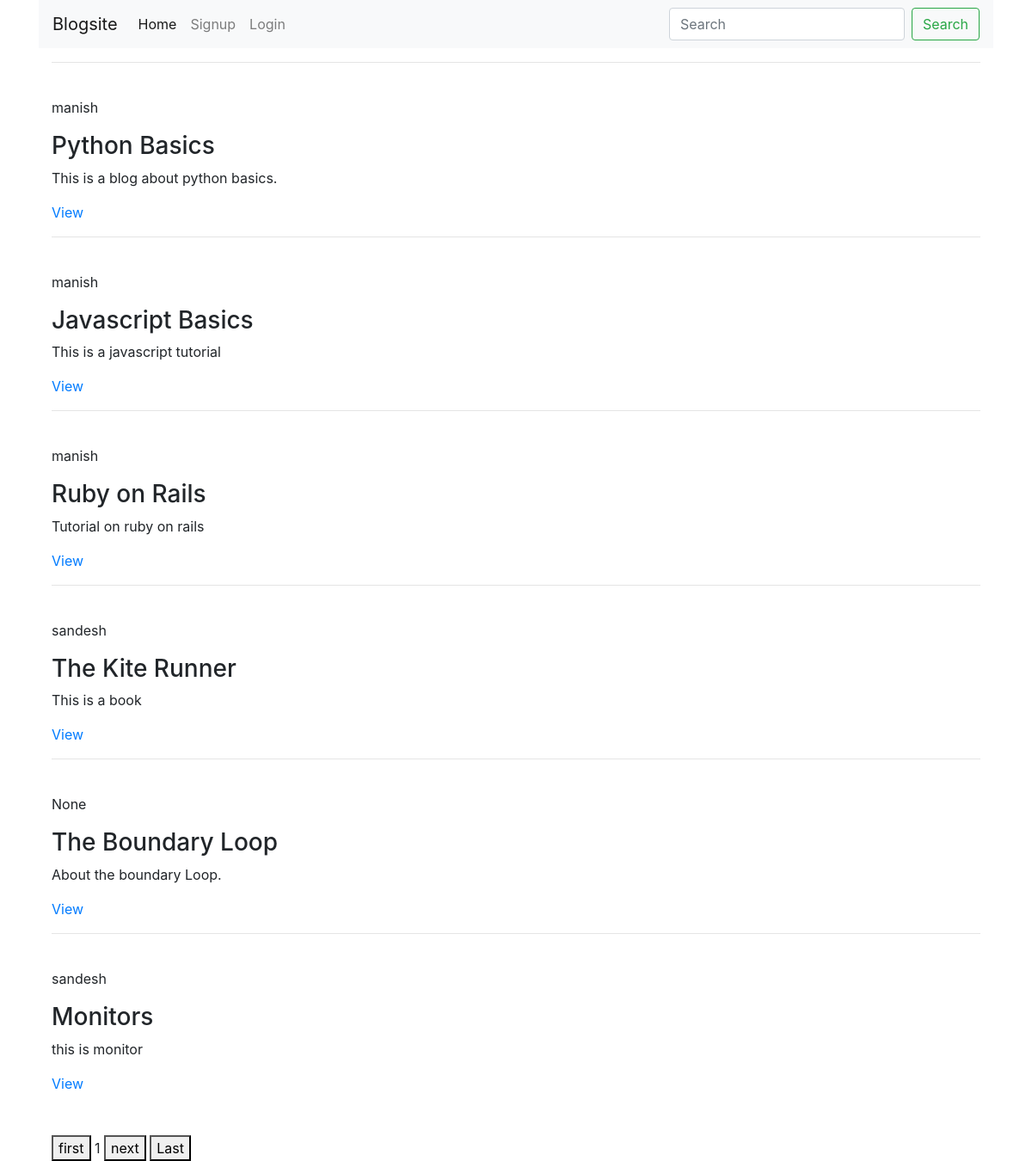
/, run on an earlier commit of the app's database.
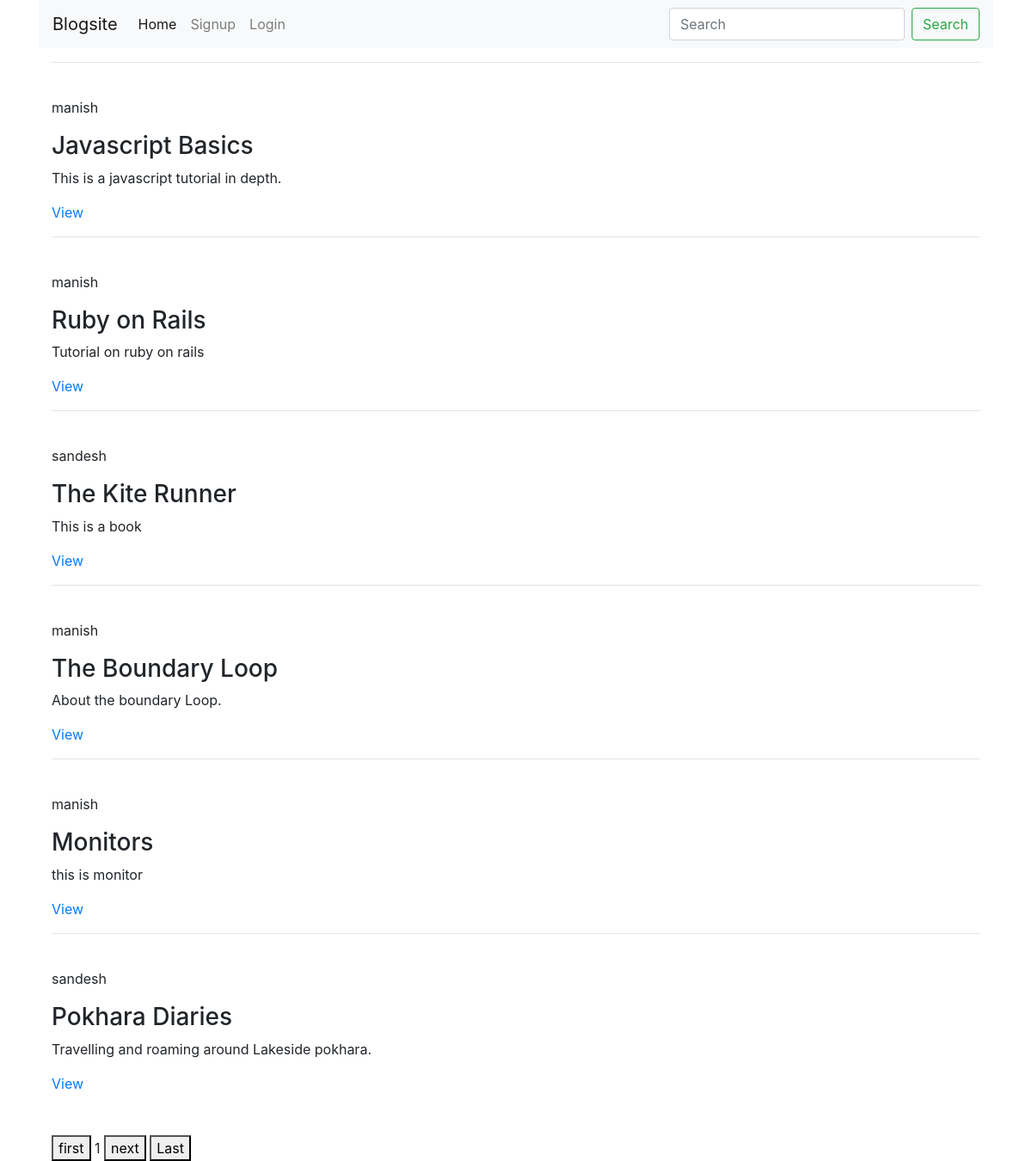
And on a later commit of the database.
### posts/models.py (models this page shows, shortened)
class Post(models.Model):
    title = models.CharField(max_length=100)
    content = models.TextField()
    published_date = models.DateTimeField(auto_now=True)
    category = models.ForeignKey(Category, on_delete=models.CASCADE, null=True)
    user = models.ForeignKey(User,on_delete=models.CASCADE,null=True,blank=True)
    slug = models.SlugField(null=True, unique=True)

### posts/views.py (the view)
# urls.py: path("",views.blogs,name="blogs"),
def blogs(request):
    blogs = Post.objects.all()
    paginator = Paginator(blogs, 5)
    page_number = request.GET.get('page')
    page_obj = paginator.get_page(page_number)
    data = {'blogs':blogs, 'page_obj': page_obj}
    return render(request,'blogs.html',data)

### templates/blogs.html (shortened to what this page needs)
{% extends 'base.html' %}
{% load static %}
{% block content %}
<main>
	<div class="container">
		{% for blog in blogs %}
			<div>
				<hr>
				<br>
				<p>{{ blog.user }}</p>
				<h3>{{blog.title}}</h3>
				<p>{{blog.content}}</p>
				<a href="{% url 'blog_details' blog.slug %}">View</a>
			</div>
			{% endfor %}
				<br>
				<br>
			<div class="pagination">
				<span class="step-links">
					{% if page_obj.has_next %}
						<a href="?page=1"> <button>first</button></a>
						<span class="current">
							{{ page_obj.number }}
						</span>
						<a href="?page={{ page_obj.next_page_number }}"><button>next</button></a>
						<a href="?page={{ page_obj.paginator.num_pages }}"><button>Last</button></a>
					{% endif %}
				</span>
			</div>
	</div>
</main>
{% endblock %}

### templates/base.html (shortened to what this page needs)
<!DOCTYPE html>
<html lang="en">
	<head>
		<link
			rel="stylesheet"
			href="https://cdn.jsdelivr.net/npm/bootstrap@4.3.1/dist/css/bootstrap.min.css"
		/>
	</head>
	<div class="container">
		<nav class="navbar navbar-expand-lg navbar-light bg-light position-sticky">
			<a class="navbar-brand" href="#">Blogsite</a>
			<div class="collapse navbar-collapse" id="navbarTogglerDemo03">
				<ul class="navbar-nav mr-auto mt-2 mt-lg-0">
					<li class="nav-item active">
						<a class="nav-link" href="{% url 'blogs' %}">Home </a>
					</li>
					{% if user.is_authenticated %}
					<li class="nav-item">
						<a class="nav-link" href="{%url 'dashboard'%}">Dashboard</a>
					</li>
					<li class="nav-item">
						<a class="nav-link" href="{%url 'logout'%}">Logout</a>
					</li>
					<li class="nav-item">
						<a class="nav-link" href="{%url 'profile'%}">Profile</a>
					</li>
					{% else %}
					<li class="nav-item">
						<a class="nav-link" href="{%url 'signup'%}">Signup</a>
					</li>
					<li class="nav-item">
						<a class="nav-link" href="{%url 'login'%}">Login</a>
					</li>
					{% endif %}
				</ul>
				<form
					method="GET"
					action="{% url 'search' %}"
					class="form-inline my-2 my-lg-0"
				>
					<input
						class="form-control mr-sm-2"
						type="search"
						placeholder="Search"
						aria-label="Search"
						name="keyword"
					/>
					<button class="btn btn-outline-success my-2 my-sm-0" type="submit">
						Search
					</button>
				</form>
			</div>
		</nav>
		<div>{% block content %} {% endblock %}</div>
	</div>
</html>

What changed in the data, as far as the page shows it:
removed Post: user "manish", title "Python Basics", content "This is a blog about python basics."
changed Post "Javascript Basics": content "This is a javascript tutorial" → "This is a javascript tutorial in depth."
changed Post "The Boundary Loop": user "None" → "manish"
changed Post "Monitors": user "sandesh" → "manish"
added Post: user "sandesh", title "Pokhara Diaries", content "Travelling and roaming around Lakeside pokhara."
